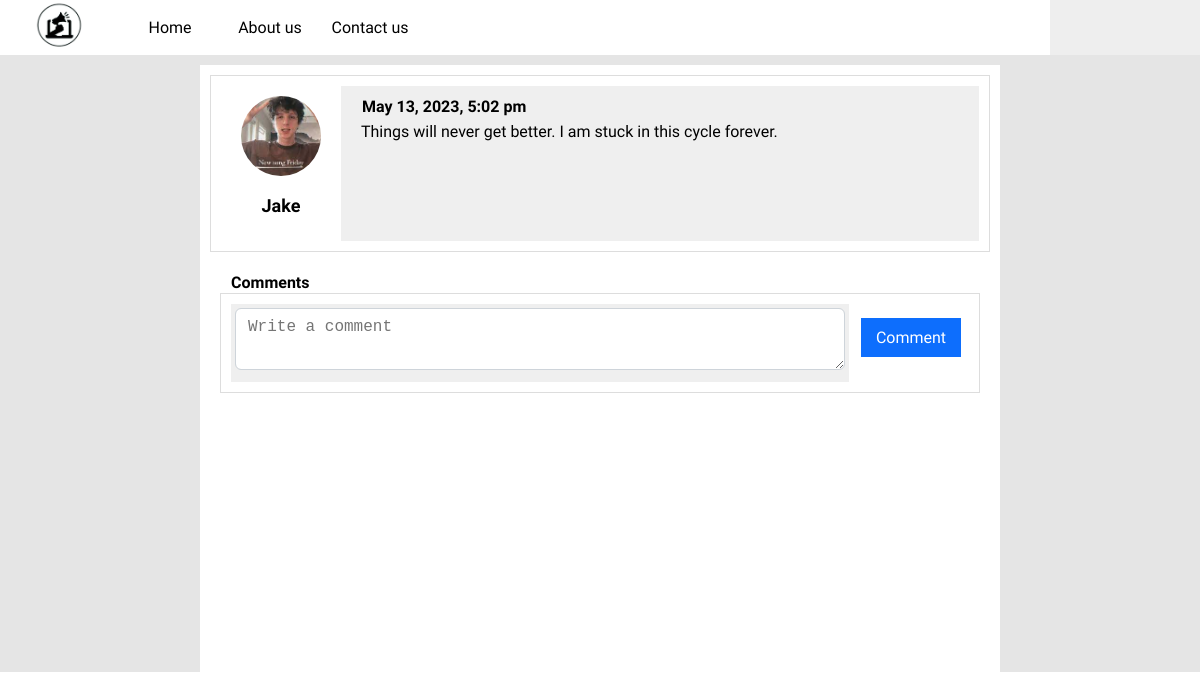
/post.php?id=23, run on the app's committed database.
### tables this page shows
CREATE TABLE `posts` (
  `id` int(11) NOT NULL,
  `user_id` int(11) NOT NULL DEFAULT 0,
  `post` text NOT NULL,
  `date` datetime NOT NULL
);

CREATE TABLE `users` (
  `id` int(11) NOT NULL,
  `username` varchar(30) NOT NULL,
  `email` varchar(100) NOT NULL,
  `password` varchar(255) NOT NULL,
  `date` date DEFAULT NULL,
  `image` varchar(1024) DEFAULT NULL,
  `role` int(1) NOT NULL
);

### functions.php (called while the page is built, shortened)
<?php
function query($query)
{
	global $con;
	$result = mysqli_query($con, $query);
	if(!is_bool($result) && mysqli_num_rows($result) > 0)
	{
		$data = [];
		while ($row = mysqli_fetch_assoc($result)) {
			$data[] = $row;
		}
		return $data;
	}
	return false;
}

### post.php (the view, shortened to what this page needs)
<?php
	require('config.inc.php');
	require('functions.php');
	$POST_ID = $_GET['id'];
?>
<!DOCTYPE html>
<html>
<head>
	<link rel="stylesheet" type="text/css" href="assets/css/bootstrap-icons.css">
	<link rel="stylesheet" type="text/css" href="assets/css/styles.css">
	<link rel="stylesheet" type="text/css" href="assets/css/comment.css">
</head>
<body>
	<section class="class_1" >
		<?php include('header.inc.php') ?>
		<div class="class_11" >
			<?php
				$query = "select users.username, users.image, posts.id, posts.post, posts.date from posts inner join users on posts.user_id = users.id where posts.id = $POST_ID";
				$row = query($query);
				foreach($row as $data){
			?>
				<div style="font-family:'Yantramanav';" class="class_42">
						<div class="class_45">
							<img src="<?php echo $data['image'] ?>" class="class_47">
							<h2 class="class_48">
								<?php echo $data['username'] ?>
								<br>
							</h2>
						</div>
						<div class="class_49">
							<h4 class="class_41">
								<?php echo date("F j, Y, g:i a",strtotime($data['date'])); ?>
								<br>
							</h4>
							<div class="class_15">
								<?php echo $data["post"] ?>
							</div>
						</div>
					</div>
			<?php
				}
			?>
			<div class="class_11" style="font-family:'Yantramanav';">
				<h1 class="class_41" style="font-size: 16px;"  >
					Comments
				</h1>
				<form method="post">
					<div class="class_42" >
						<div class="class_43" >
							<textarea placeholder="Write a comment" name="comments" class="class_44" required></textarea>
						</div>
						<div class="class_45" >
							<input class="class_46" type="submit" value="Comment">
						</div>
					</div>
				</form>
			</div>
		</div>
	</section>
</body>
</html>

### assets/css/styles.css (style rules this page uses)
body { font-family: opensans; font-size: 16px; margin:0px; padding:0px; word-break: break-word; word-wrap: break-word; }
.class_1 { width: 100vw; height: 100%; background-color: rgb(229, 229, 229); padding: 0px; }
.class_11 { padding: 10px; background-color: rgb(255, 255, 255); color: rgb(0, 0, 0); max-width: 800px; margin: 10px auto auto; min-height: 400px; }
.class_15 { padding: 5px 10px; }
.class_41 { padding-left: 10px; padding-right: 10px; margin: 1px; }
.class_42 { padding: 10px; color: rgb(0, 0, 0); border: 1px solid rgb(221, 221, 221); min-height: 100px; display: flex; }
.class_43 { width: 100px; background-color: rgb(239, 239, 239); color: rgb(0, 0, 0); flex: 1 1 1%; padding: 4px; }
.class_44 { display: block; width: 100%; padding: 0.375rem 0.75rem; font-size: 1rem; font-weight: 400; line-height: 1.5; color: rgb(32, 36, 40); background-color: rgb(255, 255, 255); background-clip: padding-box; border: 1px solid rgb(206, 212, 218); appearance: none; border-radius: 0.375rem; transition: border-color 0.15s ease-in-out 0s, box-shadow 0.15s ease-in-out 0s; }
.class_45 { width: 120px; padding: 10px; color: rgb(0, 0, 0); text-align: center; }
.class_46 { font-size: 16px; padding: 10px; border: medium none; color: rgb(255, 255, 255); background-color: rgb(13, 110, 253); font-family: 'Yantramanav'; margin: 0.25rem 0.125rem; cursor: pointer; width: 100px; }
.class_47 { width: 80px; height: 80px; object-fit: cover; border-radius: 50%; }
.class_48 { padding-left: 10px; padding-right: 10px; font-size: 18px; }
.class_49 { width: 100px; padding: 10px; background-color: rgb(239, 239, 239); color: rgb(0, 0, 0); flex: 1 1 1%; }

### data on the page
posts: user.image (picture), user.username "Jake", date "May 13, 2023, 5:02 pm", post "Things will never get better. I am stuck in this cycle forever."
